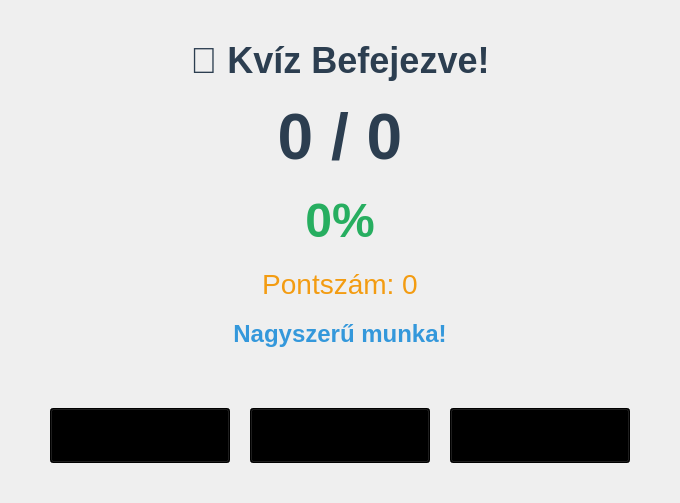
      <widget class="QWidget" name="resultsPage">
       <layout class="QVBoxLayout" name="verticalLayout_6">
        <property name="spacing">
         <number>20</number>
        </property>
        <property name="leftMargin">
         <number>50</number>
        </property>
        <property name="topMargin">
         <number>40</number>
        </property>
        <property name="rightMargin">
         <number>50</number>
        </property>
        <property name="bottomMargin">
         <number>40</number>
        </property>
        <item>
         <widget class="QLabel" name="resultsTitle">
          <property name="styleSheet">
           <string notr="true">font-size: 36px; font-weight: bold; color: #2c3e50;</string>
          </property>
          <property name="text">
           <string>🎉 Kvíz Befejezve!</string>
          </property>
          <property name="alignment">
           <set>Qt::AlignmentFlag::AlignCenter</set>
          </property>
         </widget>
        </item>
        <item>
         <widget class="QLabel" name="resultLabel">
          <property name="styleSheet">
           <string notr="true">font-size: 64px; font-weight: bold; color: #2c3e50;</string>
          </property>
          <property name="text">
           <string>0 / 0</string>
          </property>
          <property name="alignment">
           <set>Qt::AlignmentFlag::AlignCenter</set>
          </property>
         </widget>
        </item>
        <item>
         <widget class="QLabel" name="percentageLabel">
          <property name="styleSheet">
           <string notr="true">font-size: 48px; font-weight: bold; color: #27ae60;</string>
          </property>
          <property name="text">
           <string>0%</string>
          </property>
          <property name="alignment">
           <set>Qt::AlignmentFlag::AlignCenter</set>
          </property>
         </widget>
        </item>
        <item>
         <widget class="QLabel" name="pointsLabel">
          <property name="styleSheet">
           <string notr="true">font-size: 28px; color: #f39c12;</string>
          </property>
          <property name="text">
           <string>Pontszám: 0</string>
          </property>
          <property name="alignment">
           <set>Qt::AlignmentFlag::AlignCenter</set>
          </property>
         </widget>
        </item>
        <item>
         <widget class="QLabel" name="messageLabel">
          <property name="styleSheet">
           <string notr="true">font-size: 24px; font-weight: bold; color: #3498db;</string>
          </property>
          <property name="text">
           <string>Nagyszerű munka!</string>
          </property>
          <property name="alignment">
           <set>Qt::AlignmentFlag::AlignCenter</set>
          </property>
         </widget>
        </item>
        <item>
         <spacer name="verticalSpacer_5">
          <property name="orientation">
           <enum>Qt::Orientation::Vertical</enum>
          </property>
          <property name="sizeHint" stdset="0">
           <size>
            <width>20</width>
            <height>40</height>
           </size>
          </property>
         </spacer>
        </item>
        <item>
         <layout class="QHBoxLayout" name="resultsButtonLayout">
          <item>
           <widget class="QPushButton" name="backToMenuButton">
            <property name="minimumSize">
             <size>
              <width>180</width>
              <height>55</height>
             </size>
            </property>
            <property name="styleSheet">
             <string notr="true">background-color: rgb(0, 0, 0);</string>
            </property>
            <property name="text">
             <string>🏠 Főmenü</string>
            </property>
           </widget>
          </item>
          <item>
           <widget class="QPushButton" name="restartSameButton">
            <property name="minimumSize">
             <size>
              <width>180</width>
              <height>55</height>
             </size>
            </property>
            <property name="styleSheet">
             <string notr="true">background-color: rgb(0, 0, 0);</string>
            </property>
            <property name="text">
             <string>🔄 Újra</string>
            </property>
           </widget>
          </item>
          <item>
           <widget class="QPushButton" name="nextLevelButton">
            <property name="minimumSize">
             <size>
              <width>180</width>
              <height>55</height>
             </size>
            </property>
            <property name="styleSheet">
             <string notr="true">background-color: rgb(0, 0, 0);</string>
            </property>
            <property name="text">
             <string>⬆ Nehezebb</string>
            </property>
           </widget>
          </item>
         </layout>
        </item>
       </layout>
      </widget>
